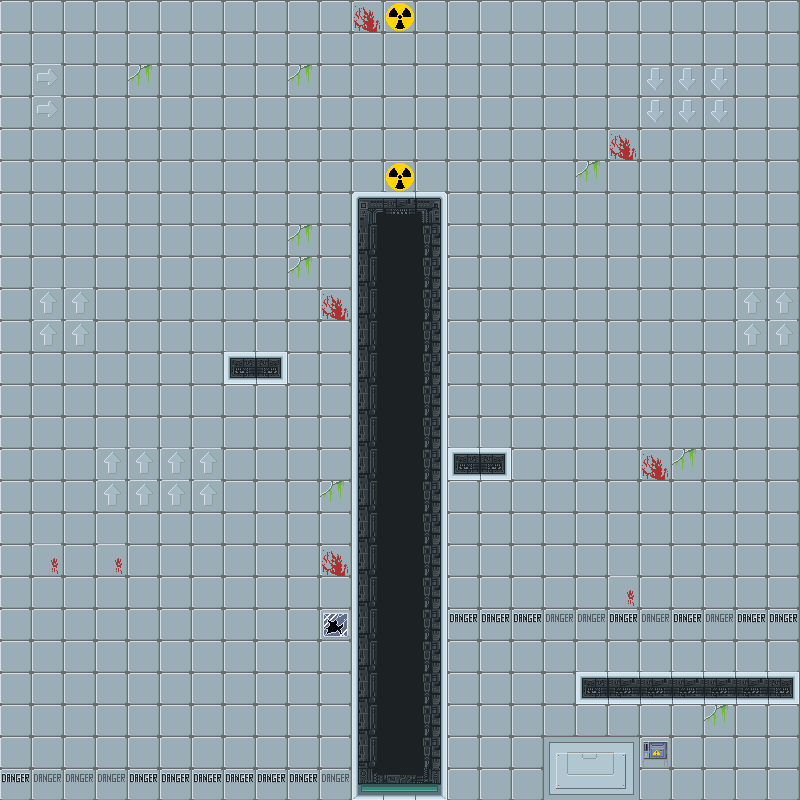

The image is a tile-based game level rendered from a .tmx file. Its description and source (layers, tilesets, objects; grid data summarised) follow:
An orthogonal 25x25 tile map with 32x32 px tiles, 7 tile layers (TopLayer, platform, gameOver, LeftArrow, ...).

<map version="1.8" tiledversion="1.8.2" orientation="orthogonal" renderorder="right-down" width="25" height="25" tilewidth="32" tileheight="32" infinite="0" nextlayerid="8" nextobjectid="1">
 <editorsettings>
  <export target="lv3.json" format="json" />
 </editorsettings>
 <tileset firstgid="1" name="lab" tilewidth="32" tileheight="32" tilecount="540" columns="30">
  <image source="lab.png" width="960" height="576" />
 </tileset>
 <layer id="1" name="TopLayer" width="25" height="25">
  <data>[625 cells, 625 non-empty, 15 distinct tile ids]</data>
 </layer>
 <layer id="2" name="platform" width="25" height="25">
  <data>[625 cells, 68 non-empty, 12 distinct tile ids]</data>
 </layer>
 <layer id="4" name="gameOver" width="25" height="25">
  <data>[625 cells, 24 non-empty, 3 distinct tile ids]</data>
 </layer>
 <layer id="5" name="LeftArrow" width="25" height="25">
  <data>[625 cells, 0 non-empty, 0 distinct tile ids]</data>
 </layer>
 <layer id="6" name="RightArrow" width="25" height="25">
  <data>[625 cells, 2 non-empty, 1 distinct tile ids]</data>
 </layer>
 <layer id="7" name="DownArrow" width="25" height="25">
  <data>[625 cells, 6 non-empty, 1 distinct tile ids]</data>
 </layer>
 <layer id="3" name="UpArrow" width="25" height="25">
  <data>[625 cells, 16 non-empty, 1 distinct tile ids]</data>
 </layer>
</map>
